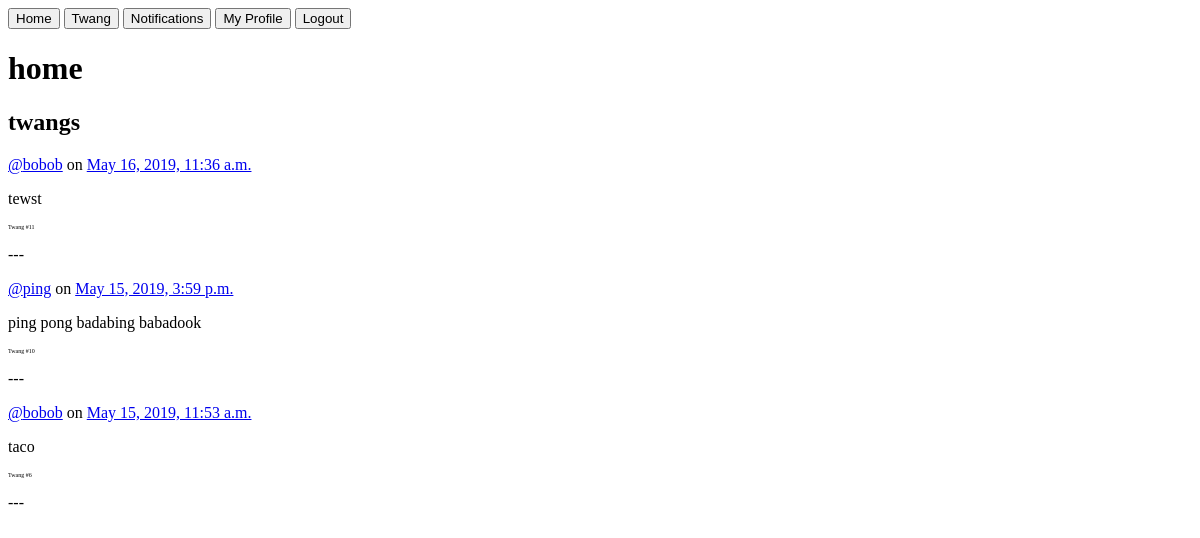
The page / (signed in) on the database as committed earlier.
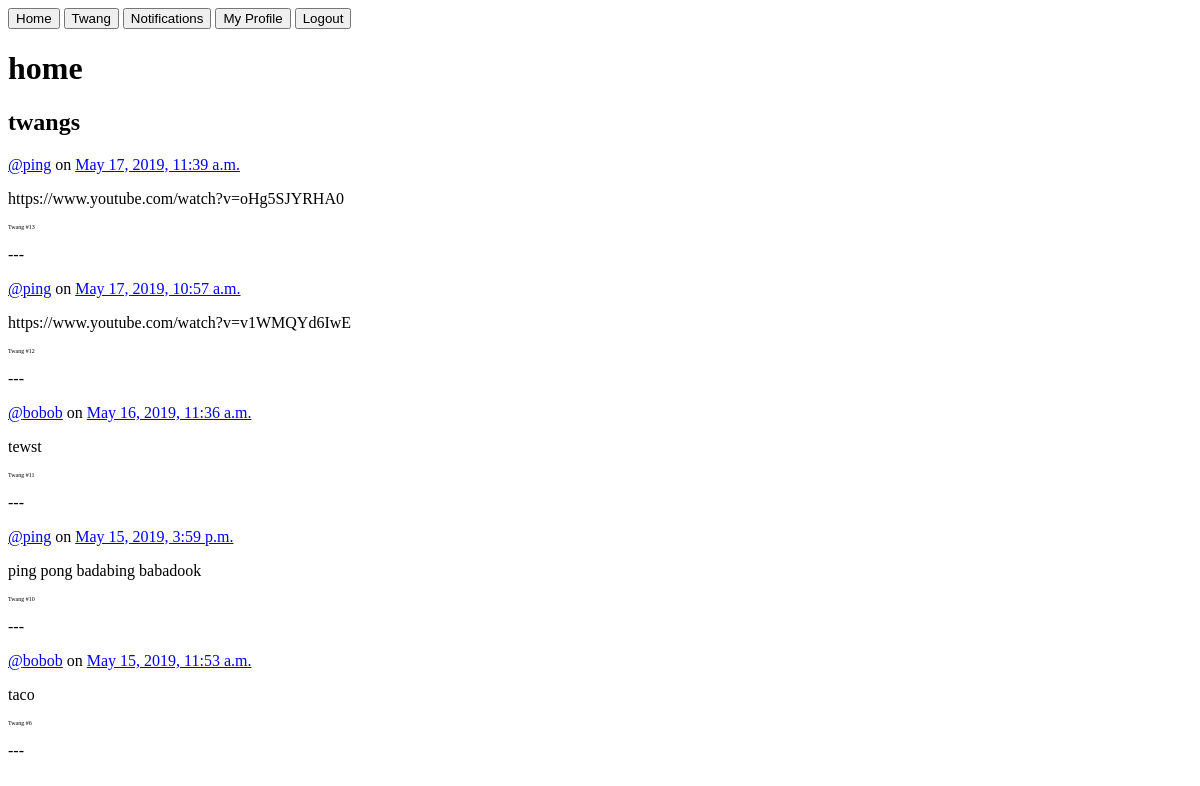
The same page on the database as committed later.
### twango/tweet/models.py (models this page shows)
class Tweet(models.Model):
    user = models.ForeignKey(
        TwitterUser, on_delete=models.CASCADE)
    twang = models.CharField(max_length=140)
    date = models.DateTimeField(default=timezone.now)

### twango/twitteruser/models.py (models this page shows)
class TwitterUser(models.Model):
    username = models.CharField(max_length=50)
    display_name = models.CharField(max_length=50)
    following = models.ManyToManyField("self", symmetrical=False, blank=True)
    user = models.OneToOneField(User, on_delete=models.CASCADE)
    def __str__(self):
        return self.user.username

### twango/views.py (the view)
# urls.py: path("", home_view, name="home")
@login_required()
def home_view(request):
    html = "home.html"
    twangs = Tweet.objects.filter().order_by("-date")
    return render(request, html, {"twangs": twangs})

### twango/templates/home.html
{% extends "navbar.html" %} {% block main %}
<h1>home</h1>
{% include "twangs.html" %}
{% endblock %}

### twango/templates/twangs.html (shortened to what this page needs)
<h2>twangs</h2>
{% for t in twangs %}
<p><a href="/{{ t.user }}/">@{{ t.user }}</a> on <a href="/twang/{{ t.id }}/">{{ t.date }}</a></p>
<p>{{ t.twang }}</p>
<p style="font-size: 6px">Twang #{{ t.id }}</p>
<p>---</p>
{% endfor %}

Rows that differ between the two databases and show on the page:
added Tweet: user "ping", date "May 17, 2019, 11:39 a.m.", twang "https://www.youtube.com/watch?v=oHg5SJYRHA0", id "13"
added Tweet: user "ping", date "May 17, 2019, 10:57 a.m.", twang "https://www.youtube.com/watch?v=v1WMQYd6IwE", id "12"
